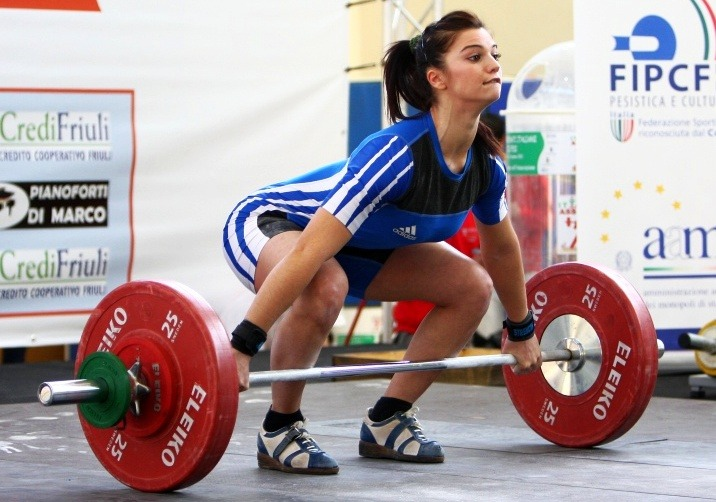
#> input picture 영상처리 튜토리얼/images/test.jpg, 716 x 502 px
$ python '13-3.나머지3개.py'
#> lines starting #> are read from the running program, lines starting #| are printed output that depends on the picture
import numpy as np
import cv2

def morph():
    img1 = cv2.imread('images/test.jpg',cv2.IMREAD_GRAYSCALE)
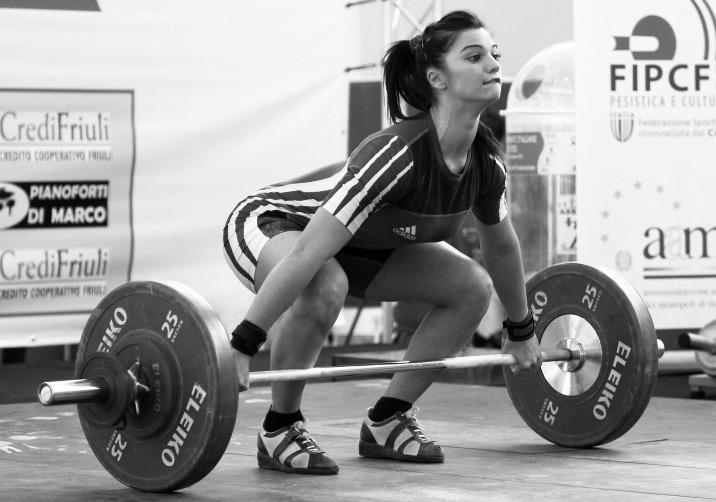
#> img1: shape (502, 716); min 0, max 255, mean 157
    img2 = cv2.imread('images/test.jpg',cv2.IMREAD_GRAYSCALE)
    img3 = cv2.imread('images/test.jpg',cv2.IMREAD_GRAYSCALE)

    kernel = np.ones((3,3),np.uint8)

    grad = cv2.morphologyEx(img1,cv2.MORPH_GRADIENT,kernel)
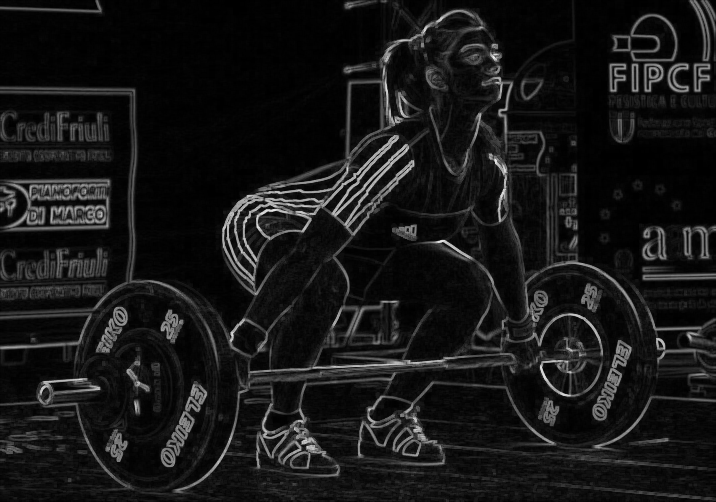
#> grad: shape (502, 716); min 0, max 233, mean 22.9
    tophat = cv2.morphologyEx(img2,cv2.MORPH_TOPHAT,kernel)
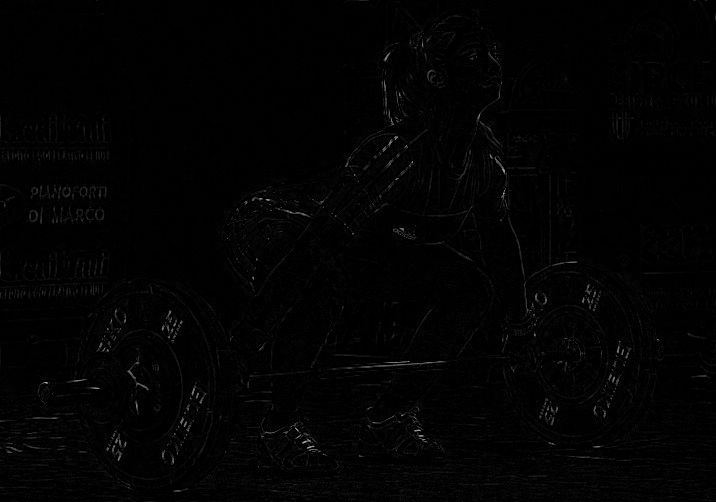
#> tophat: shape (502, 716); min 0, max 176, mean 2.6
    blackhat = cv2.morphologyEx(img2,cv2.MORPH_BLACKHAT,kernel)

    cv2.imshow('grad',grad)
    cv2.imshow('tophat',tophat)
    cv2.imshow('blackhat',blackhat)

    cv2.waitKey(0)
    cv2.destroyAllWindows()

morph()

$ run again, with 영상처리 튜토리얼/images/face.jpg copied over 영상처리 튜토리얼/images/test.jpg
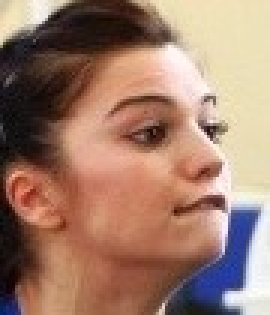
#> input picture 영상처리 튜토리얼/images/face.jpg, 90 x 105 px (shown 3 times larger)
#> in morph, `img1 = cv2.imread('images/test.jpg',cv2.IMREAD_GRAYSCALE)`:
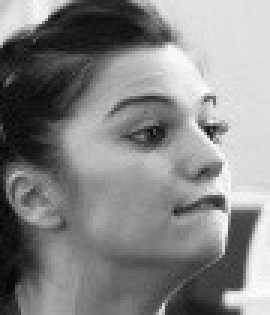
#> img1: shape (105, 90) (shown 3 times larger); min 2, max 255, mean 133.5
#> in morph, `blackhat = cv2.morphologyEx(img2,cv2.MORPH_BLACKHAT,kernel)`:
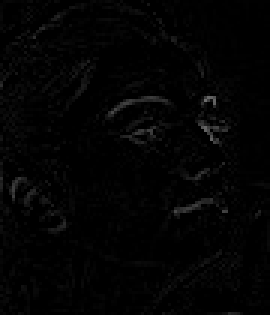
#> blackhat: shape (105, 90) (shown 3 times larger); min 0, max 109, mean 3.3

$ run again, with 영상처리 튜토리얼/images/earth.PNG saved as 영상처리 튜토리얼/images/test.jpg
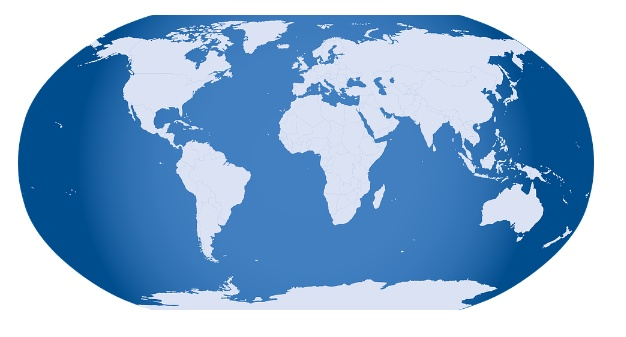
#> input picture 영상처리 튜토리얼/images/earth.PNG, 626 x 337 px
#> in morph, `img1 = cv2.imread('images/test.jpg',cv2.IMREAD_GRAYSCALE)`:
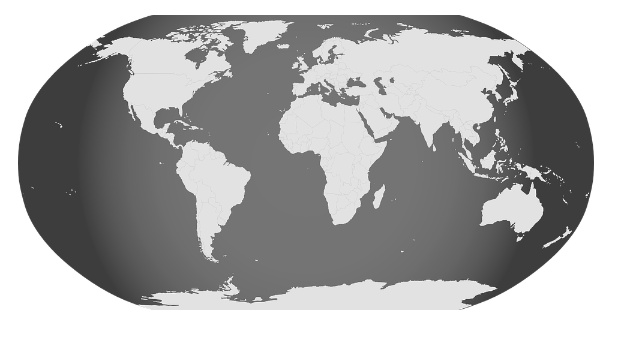
#> img1: shape (337, 626); min 42, max 255, mean 170.3
#> in morph, `tophat = cv2.morphologyEx(img2,cv2.MORPH_TOPHAT,kernel)`:
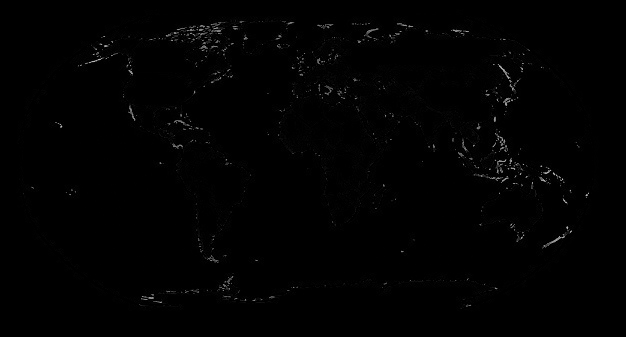
#> tophat: shape (337, 626); min 0, max 193, mean 1.6
